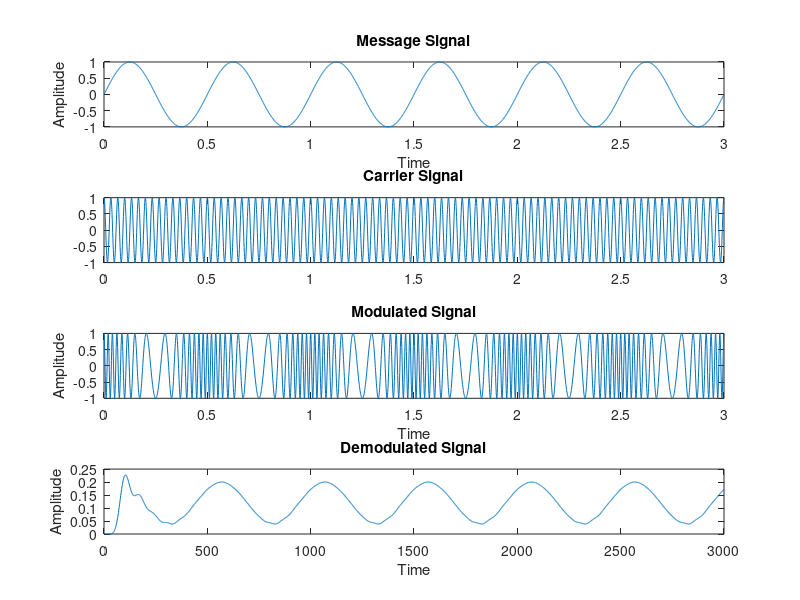

The MATLAB source for this figure:
clc;
clear all;
close all;

am = 1;
fm = 2;
t = 0: 0.001:3;
msg = am * sin(2*pi*fm*t);
subplot(4,1,1);
plot(t, msg);
title('Message Signal');
hold on;
xlabel('Time');
ylabel('Amplitude');

ac = 1;
fc = 30;
carrier = ac * cos (2*pi*fc*t);
subplot(4,1,2);
plot(t, carrier);
title('Carrier Signal');


kp = 10;
modulated_signal = ac * cos(2*pi*fc*t + kp*msg);
subplot(4,1,3);
plot(t, modulated_signal);
title('Modulated Signal');
hold on;
xlabel('Time');
ylabel('Amplitude');
hold on;
xlabel('Time');
ylabel('Amplitude');


x = abs(diff(modulated_signal));
[a,b] = butter(10, 0.03);
demodulated_signal = filter(a,b,x);
subplot(4,1,4);
plot(demodulated_signal);
title('Demodulated Signal');
hold on;
xlabel('Time');
ylabel('Amplitude');




